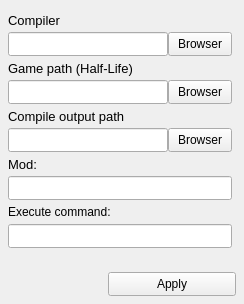
<?xml version="1.0" encoding="UTF-8"?>
<ui version="4.0">
 <class>SetupWidget</class>
 <widget class="QWidget" name="SetupWidget">
  <property name="geometry">
   <rect>
    <x>0</x>
    <y>0</y>
    <width>244</width>
    <height>304</height>
   </rect>
  </property>
  <property name="windowTitle">
   <string>Form</string>
  </property>
  <widget class="QPushButton" name="applyButton">
   <property name="geometry">
    <rect>
     <x>108</x>
     <y>272</y>
     <width>128</width>
     <height>24</height>
    </rect>
   </property>
   <property name="text">
    <string>Apply</string>
   </property>
  </widget>
  <widget class="QLabel" name="gamePathLabel">
   <property name="geometry">
    <rect>
     <x>8</x>
     <y>56</y>
     <width>224</width>
     <height>24</height>
    </rect>
   </property>
   <property name="font">
    <font>
     <pointsize>10</pointsize>
    </font>
   </property>
   <property name="text">
    <string>Game path (Half-Life)</string>
   </property>
  </widget>
  <widget class="QPushButton" name="gamePathBrowserButton">
   <property name="geometry">
    <rect>
     <x>168</x>
     <y>80</y>
     <width>64</width>
     <height>24</height>
    </rect>
   </property>
   <property name="text">
    <string>Browser</string>
   </property>
  </widget>
  <widget class="QLineEdit" name="gamePathEdit">
   <property name="geometry">
    <rect>
     <x>8</x>
     <y>80</y>
     <width>160</width>
     <height>24</height>
    </rect>
   </property>
  </widget>
  <widget class="QLabel" name="executeCmdLabel">
   <property name="geometry">
    <rect>
     <x>8</x>
     <y>200</y>
     <width>224</width>
     <height>24</height>
    </rect>
   </property>
   <property name="text">
    <string>Execute command:</string>
   </property>
  </widget>
  <widget class="QLineEdit" name="executeCmdEdit">
   <property name="geometry">
    <rect>
     <x>8</x>
     <y>224</y>
     <width>224</width>
     <height>24</height>
    </rect>
   </property>
  </widget>
  <widget class="QLabel" name="gameModLabel">
   <property name="geometry">
    <rect>
     <x>8</x>
     <y>152</y>
     <width>224</width>
     <height>24</height>
    </rect>
   </property>
   <property name="font">
    <font>
     <pointsize>10</pointsize>
    </font>
   </property>
   <property name="text">
    <string>Mod:</string>
   </property>
  </widget>
  <widget class="QLineEdit" name="gameModEdit">
   <property name="geometry">
    <rect>
     <x>8</x>
     <y>176</y>
     <width>224</width>
     <height>24</height>
    </rect>
   </property>
   <property name="text">
    <string/>
   </property>
  </widget>
  <widget class="QLabel" name="compilerLabel">
   <property name="geometry">
    <rect>
     <x>8</x>
     <y>8</y>
     <width>224</width>
     <height>24</height>
    </rect>
   </property>
   <property name="font">
    <font>
     <pointsize>10</pointsize>
    </font>
   </property>
   <property name="text">
    <string>Compiler</string>
   </property>
  </widget>
  <widget class="QPushButton" name="compilerBrowserButton">
   <property name="geometry">
    <rect>
     <x>168</x>
     <y>32</y>
     <width>64</width>
     <height>24</height>
    </rect>
   </property>
   <property name="text">
    <string>Browser</string>
   </property>
  </widget>
  <widget class="QLineEdit" name="compilerEdit">
   <property name="geometry">
    <rect>
     <x>8</x>
     <y>32</y>
     <width>160</width>
     <height>24</height>
    </rect>
   </property>
  </widget>
  <widget class="QLineEdit" name="outputPathEdit">
   <property name="geometry">
    <rect>
     <x>8</x>
     <y>128</y>
     <width>160</width>
     <height>24</height>
    </rect>
   </property>
  </widget>
  <widget class="QLabel" name="outputPathLabel">
   <property name="geometry">
    <rect>
     <x>8</x>
     <y>104</y>
     <width>224</width>
     <height>24</height>
    </rect>
   </property>
   <property name="font">
    <font>
     <pointsize>10</pointsize>
    </font>
   </property>
   <property name="text">
    <string>Compile output path</string>
   </property>
  </widget>
  <widget class="QPushButton" name="outputPathBrowserButton">
   <property name="geometry">
    <rect>
     <x>168</x>
     <y>128</y>
     <width>64</width>
     <height>24</height>
    </rect>
   </property>
   <property name="text">
    <string>Browser</string>
   </property>
  </widget>
 </widget>
 <resources/>
 <connections/>
</ui>
